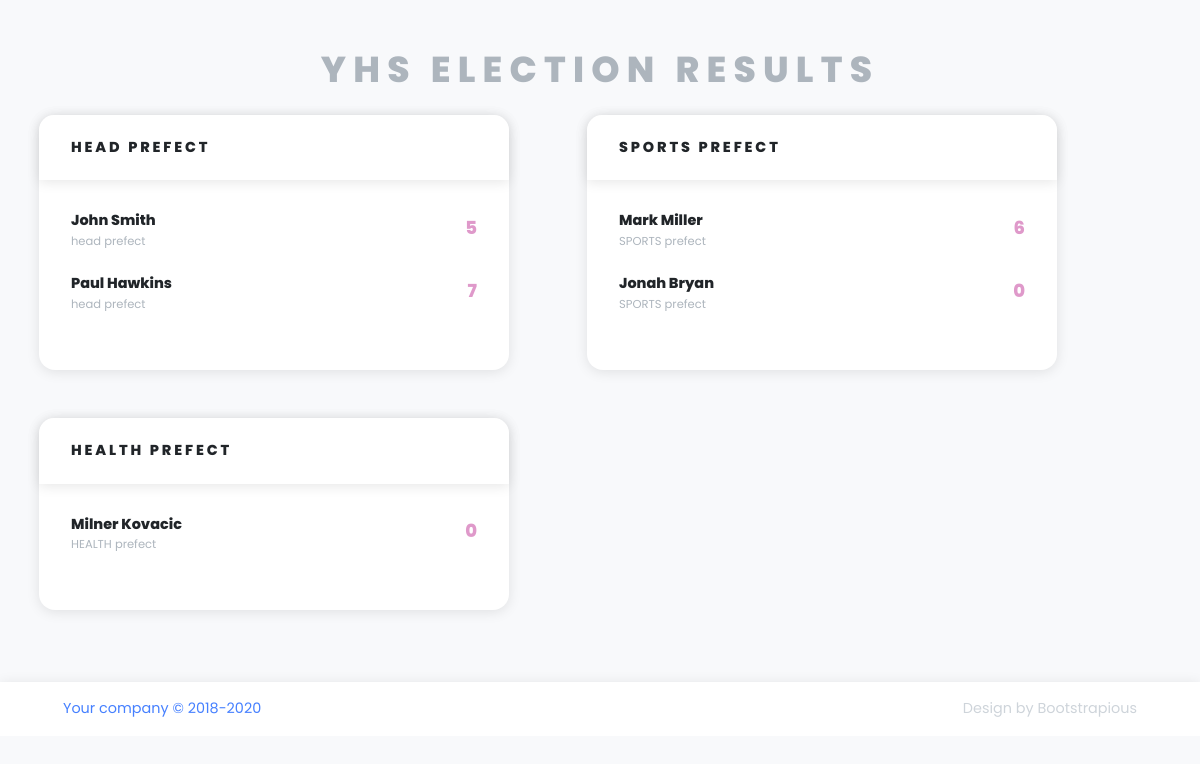
The app's page /results, older data.
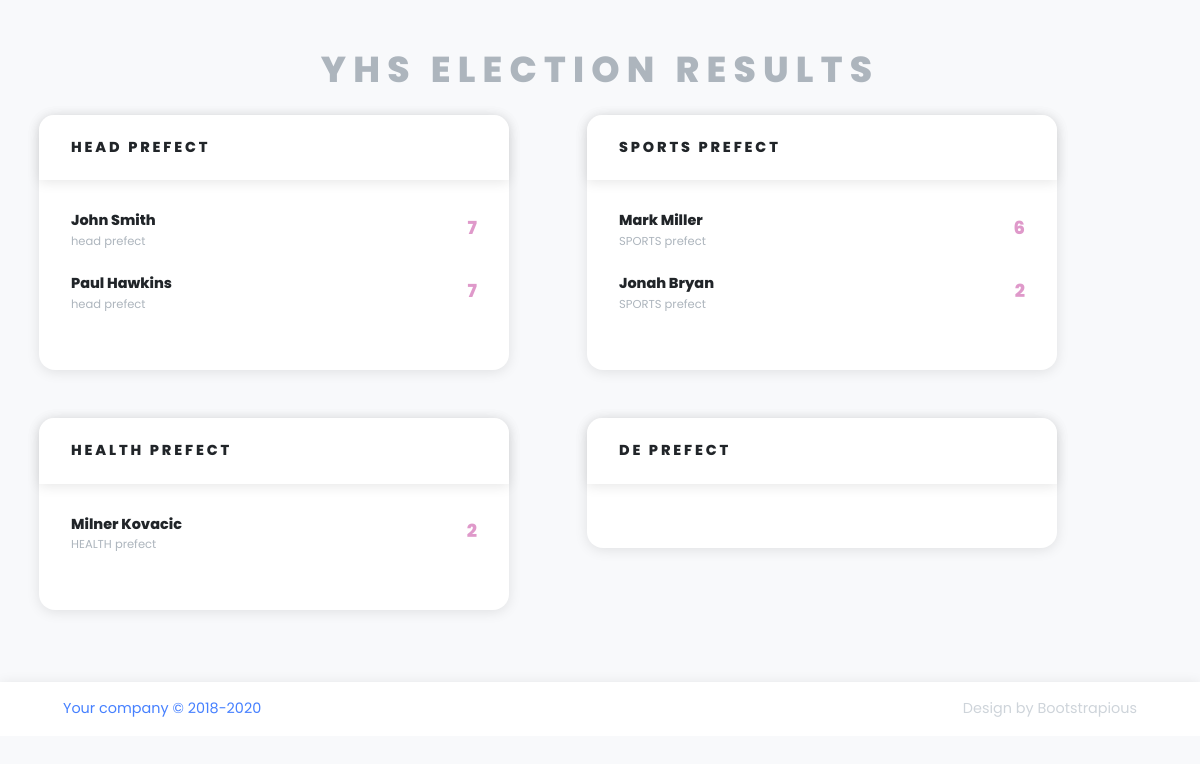
The same page, newer data.
### models.py (models this page shows)
class PositionModel(db.Model):
	id = db.Column( db.Integer, primary_key = True )
	pos = db.Column( db.String(100), nullable = False )

class AspirantModel( db.Model ):
	id = db.Column( db.Integer, primary_key = True )
	pid = db.Column( db.Integer, nullable = False )
	fname = db.Column( db.String(100), nullable = False )
	lname = db.Column( db.String(100), nullable = False )
	votes = db.Column( db.Integer, default = 0, nullable = False )

### views.py (the view)
@app.route( "/results", methods = ['GET', 'POST'] )
def results_view():
	return render_template( "results.html", positions = ctr.positions_with_asp() )

### controllers.py (called while the page is built)
@marshal_with( aspirant_field )
def all_aspirants(pid):
	data = AspirantModel.query.filter_by( pid = pid ).all()
	return data

@marshal_with({"id": fields.Integer, "pos": fields.String})
def all_positions():
	data = PositionModel.query.all()
	res = []
	return data

def positions_with_asp(  ):
	positions = all_positions()
	for row in positions:
		row.aspirants = all_aspirants( row['id'] )
	return positions

### templates/results.html (shortened to what this page needs)
{%extends "base.html"%}
{%block content%}
<section class="py-5">
  <h1 class="text-uppercase text-gray text-center mb-0">YHS Election results</h1>
  <div class = "row">
      {% for pos in positions %}
          <div class="col-lg-5" style="margin: 2%;">
            <div class="card mb-5 mb-lg-0">
              <div class="card-header">
                <h2 class="h6 mb-0 text-uppercase">{{pos.pos}} prefect</h2>
              </div>
              <div class="card-body">
                {%for asp in pos.aspirants%}
                  <div class="d-flex justify-content-between align-items-start align-items-sm-center mb-4 flex-column flex-sm-row">
                      <div class="left d-flex align-items-center">
                      <div class="text">
                          <h6 class="mb-0 d-flex align-items-center">
                              <span> {{asp.fname}} {{asp.lname}}</span>
                          </h6>
                          <small class="text-gray">{{pos.pos}} prefect</small>
                      </div>
                      </div>
                      <div class="right ml-5 ml-sm-0 pl-3 pl-sm-0 text-violet">
                          <h5 id="aspirant-{{asp.id}}-votes">{{asp.votes}}</h5>
                      </div>
                  </div>
                {%endfor%}
              </div>
            </div>
          </div>
      {% endfor %}
    </div>
</section>
{%endblock%}

Row changes from the older to the newer data that the page shows:
changed AspirantModel "John": votes "5" → "7"
changed AspirantModel "Jonah": votes "0" → "2"
changed AspirantModel "Milner": votes "0" → "2"
added PositionModel: pos "DE"
